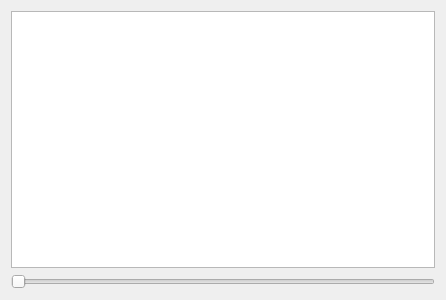
<?xml version="1.0" encoding="UTF-8"?>
<ui version="4.0">
 <class>Widget</class>
 <widget class="QWidget" name="Widget">
  <property name="geometry">
   <rect>
    <x>0</x>
    <y>0</y>
    <width>446</width>
    <height>300</height>
   </rect>
  </property>
  <property name="windowTitle">
   <string>Widget</string>
  </property>
  <layout class="QVBoxLayout" name="verticalLayout">
   <item>
    <widget class="QTableView" name="tableView"/>
   </item>
   <item>
    <widget class="QSlider" name="horizontalSlider">
     <property name="orientation">
      <enum>Qt::Horizontal</enum>
     </property>
    </widget>
   </item>
  </layout>
 </widget>
 <layoutdefault spacing="6" margin="11"/>
 <resources/>
 <connections/>
</ui>
